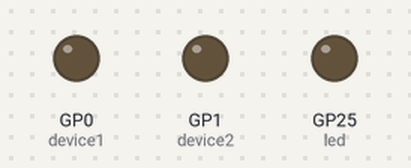
Bench run of a program on a simulated Raspberry Pi Pico running MicroPython. Parts: output pins drawn as LEDs (lit = HIGH). WiFi joins after 1.5 s; the clock reads 2024-03-15 10:24:30 at power-on unless the program sets it; web requests get an empty 200 reply after 0.4 s; what the program prints to the serial console is not drawn.

Above: at 2.4 s.
Timing chart, 0 to 3.9 s (numbered marks = the images above):
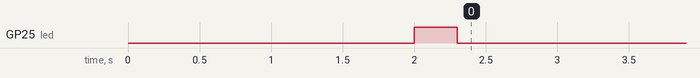

The program:

battery_check.py
```python
import rp2
import network
import ubinascii
import socket
import urequests
import time
from time import sleep
import machine
from machine import Pin, WDT
import ntptime
import uasyncio as asyncio

rp2.country('KE')
wdt = WDT(timeout=8000)
wlan = network.WLAN(network.STA_IF)
credentials = {
    'ssid': 'A Network',
    'password': 'Network Password'
}


def connect_to_wifi():
    wlan.active(True)
    wlan.connect(credentials['ssid'], credentials['password'])

    # wait for connection with 5 second timeout
    timeout = 10
    while timeout > 0:
        wdt.feed()
        if wlan.status() < 0 or wlan.status() >= 3:
            break
        timeout -= 1
        print('Waiting for connection...')
        time.sleep(1)

    # blink LED to show successful connection
    if wlan.status() != 3:
        raise RuntimeError('Wi-Fi connection failed')
    else:
        led = Pin('LED', Pin.OUT)
        for i in range(wlan.status()):
            led.toggle()
            time.sleep(.1)
            led.toggle()

        print('Connected')
        status = wlan.ifconfig()
        print(f'IP: {status[0]}')


# sleep while still resetting watchdog timer
async def async_sleep(sleep_s):
    max_sleep = 7
    sleep_intervals = sleep_s // max_sleep
    sleep_rem = sleep_s % max_sleep

    i = sleep_intervals
    while i > 0:
        await asyncio.sleep(max_sleep)
        wdt.feed()
        i -= 1

    await asyncio.sleep(sleep_rem)
    wdt.feed()


connect_to_wifi()
ntptime.settime()

device1 = Pin(0, Pin.OUT)
device2 = Pin(1, Pin.OUT)
devices = {
    'device1': device1,
    'device2': device2,
}

current_device = 'device1'

device_dict = {
    'device1': {
        'device_ip': '192.168.xx.xx',
        'device_status': 'not available',
        'battery_percent': 'not available',
        'time_checked': 'not available',
    },
    'device2': {
        'device_ip': '192.168.xx.xx',
        'device_status': 'not available',
        'battery_percent': 'not available',
        'time_checked': 'not available',
    }
}


def get_time():
    gmt_time = list(machine.RTC().datetime())[4:]
    gmt_time[0] = (gmt_time[0] + 3) % 24
    return str(gmt_time)


def change_device(current_device, device_list):
    return device_list[(device_list.index(current_device) + 1) % len(device_list)]


def power_decision(current_device, battery_percent, power_plugged):
    # power loss scenario
    # device was charging but then power loss occured
    if device_dict[current_device]["device_status"] == 'charging' and not power_plugged:
        devices[current_device].off()
        device_dict[current_device]["device_status"] = 'discharging'

    if device_dict[current_device]["device_status"] == 'not available' and power_plugged:
        device_dict[current_device]["device_status"] = 'charging'
    elif device_dict[current_device]["device_status"] == 'not available' and not power_plugged:
        device_dict[current_device]["device_status"] = 'discharging'

    if device_dict[current_device]["device_status"] == 'charging' and battery_percent > 80:
        devices[current_device].off()
        device_dict[current_device]["device_status"] = 'discharging'

    elif device_dict[current_device]["device_status"] == 'discharging' and battery_percent < 20:
        devices[current_device].on()
        device_dict[current_device]["device_status"] = 'charging'

    return ''


async def serve_client(reader, writer):
    # print("Client connected")
    request_line = await reader.readline()

    # We are not interested in HTTP request headers, skip them
    while await reader.readline() != b"\r\n":
        pass

    response = str(device_dict)
    writer.write(response)

    await writer.drain()
    await writer.wait_closed()
    # print("Client disconnected")


async def main():
    global current_device

    # setting up webserver
    asyncio.create_task(asyncio.start_server(serve_client, "0.0.0.0", 80))

    while True:
        try:
            r = urequests.get(f'http://{device_dict[current_device]["device_ip"]}:5000/battery', timeout=5)
            params = r.text
            r.close()
            battery_percent, power_plugged = params.split(" ")
            power_decision(current_device, int(battery_percent), power_plugged=="True")

        except Exception as e:
            # print(e)
            wdt.feed()
            device_dict[current_device]["device_status"] = 'not available'

        if device_dict[current_device]["device_status"] != 'not available':
            device_dict[current_device]["battery_percent"] = battery_percent
            device_dict[current_device]["time_checked"] = get_time()

        asyncio.run(async_sleep(5))
        current_device = change_device(current_device, list(device_dict.keys()))


try:
    asyncio.run(main())
finally:
    asyncio.new_event_loop()
```
